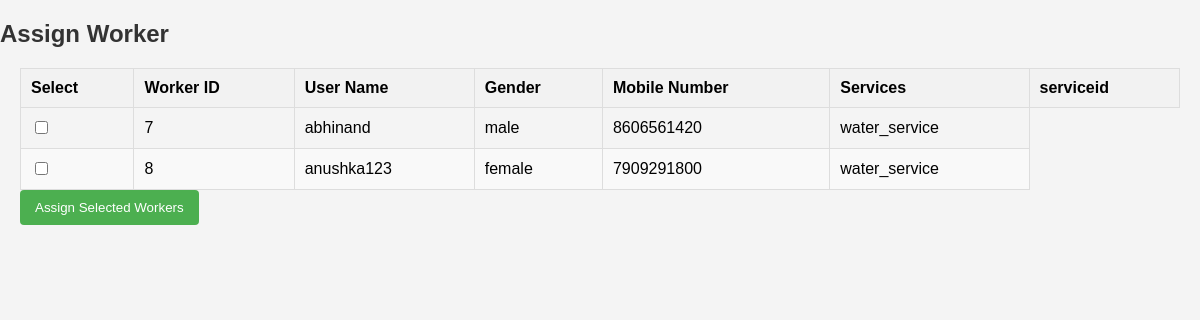
The app's page /assign_worker/Idukki/ with its own data.
### watersystemapp/models.py (models this page shows, shortened)
class WorkerProfile(models.Model):
    worker_id = models.AutoField(primary_key=True)
    user = models.ForeignKey(CustomUser, on_delete=models.CASCADE)
    profile_picture = models.ImageField(upload_to='profile_pictures/', blank=True, null=True)
    gender = models.CharField(max_length=10, choices=[('male', 'Male'), ('female', 'Female'), ('other', 'Other')])
    mobile_number = models.CharField(max_length=15, blank=True, null=True)
    district = models.ForeignKey(District, on_delete=models.CASCADE, blank=True, null=True)
    bio = models.TextField(blank=True)
    services = models.CharField(max_length=255, blank=True)
    experience = models.CharField(max_length=100, blank=True)
    availability = models.CharField(max_length=100, blank=True)
    terms = models.BooleanField(default=False)

class CustomUser(AbstractUser):
    firstname = models.TextField(max_length=100, default="")
    lastname = models.TextField(max_length=100, default="")
    username = models.CharField(max_length=30, unique=True)
    email = models.EmailField(max_length=254, unique=True)
    role = models.CharField(max_length=100,default="")
    password = models.CharField(max_length=128, default="")

### watersystemapp/views.py (the view)
# urls.py: path('assign_worker/<str:district>/', views.assign_worker, name='assign_worker'),
def assign_worker(request, district):
    district_object = get_object_or_404(District, district_name=district)
    available_workers = WorkerProfile.objects.filter(district=district_object)
    context = {'district': district_object, 'available_workers': available_workers}
    return render(request, 'assign_worker.html', context)

### watersystemapp/models.py (called while the page is built)
    def __str__(self):
        return self.district_name

### templates/assign_worker.html (shortened to what this page needs)
<!DOCTYPE html>
<html lang="en">
<head>
</head>
<body>
    <h2>Assign Worker</h2>
    <form method="post" action="{% url 'assign_worker' district.district_name %}">
        <table>
            <thead>
                <tr>
                    <th>Select</th>
                    <th>Worker ID</th>
                    <th>User Name</th>
                    <th>Gender</th>
                    <th>Mobile Number</th>
                    <th>Services</th>
                    <th>serviceid</th>
                </tr>
            </thead>
            <tbody>
                {% for worker in available_workers %}
                <tr>
                    <td>
                        <input type="checkbox" name="selected_workers" value="{{ worker.worker_id }}">
                    </td>
                    <td>{{ worker.worker_id }}</td>
                    <td>{{ worker.user.username }}</td>
                    <td>{{ worker.gender }}</td>
                    <td>{{ worker.mobile_number }}</td>
                    <td>{{ worker.services }}</td>
                </tr>
                {% endfor %}
            </tbody>
        </table>
        <form method="post" action="{% url 'assign_worker' district=district %}">
            <button type="submit" class="assign-button">Assign Selected Workers</button>
        </form>
    </form>
</body>
</html>

### templates/assign_worker.html (style rules this page uses)
body { font-family: Arial, sans-serif; background-color: #f4f4f4; margin: 0; padding: 0; }
h2 { color: #333; }
form { margin: 20px; }
table { width: 100%; border-collapse: collapse; margin-top: 20px; }
th, td { border: 1px solid #ddd; padding: 10px; text-align: left; }
th { background-color: #f2f2f2; }
tr:nth-child(even) { background-color: #f9f9f9; }
input[type="checkbox"] { margin-right: 5px; }
.assign-button { background-color: #4caf50; color: white; padding: 10px 15px; border: none; border-radius: 4px; cursor: pointer; }

### records on screen
WorkerProfile: worker_id "7", user.username "abhinand", gender "male", mobile_number "8606561420", services "water_service"
WorkerProfile: worker_id "8", user.username "anushka123", gender "female", mobile_number "7909291800", services "water_service"
